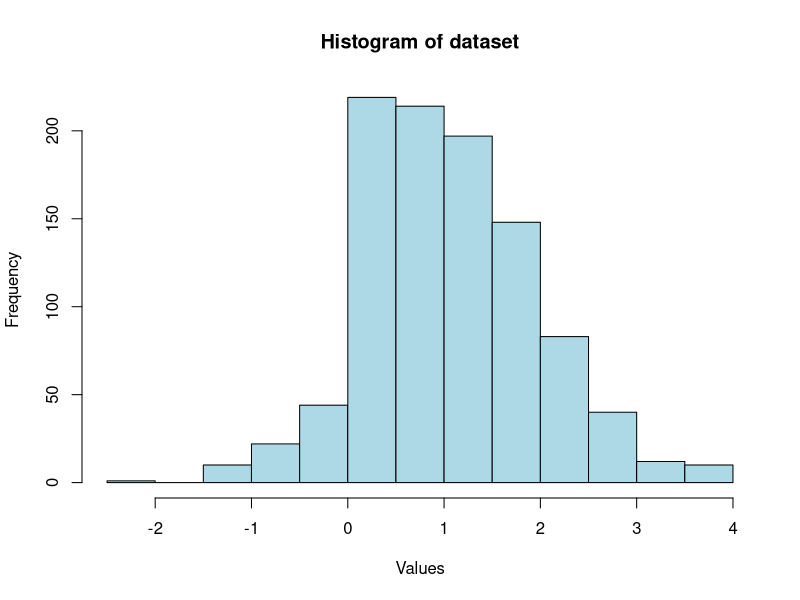
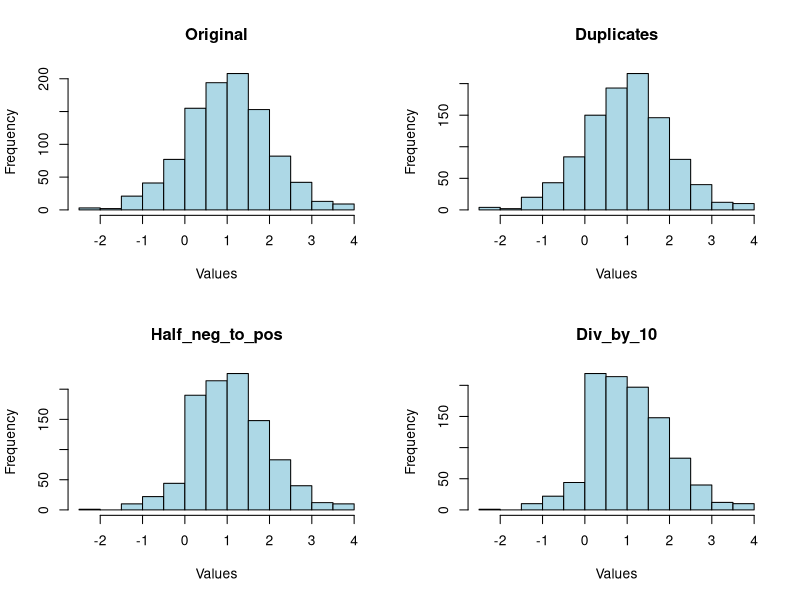

Write R code to recreate these figures, in order.
## ---- chunk 1
#| echo: false

# set the seed
# produce first sample of 900 observations from Normal distribution of mean 1 and sd 1
set.seed(111)
sample_data_900 <- rnorm(900, mean=1, sd=1)

# produce second sample of 100 observations from Normal distribution of mean 1 and sd 1
# produced using same seed
set.seed(111)
sample_data_100 <- rnorm(100, mean=1, sd=1)

# combine the two samples to produce sample of 1000 observations
combined_sample_1000 <- c(sample_data_900, sample_data_100)

# saving in a variable for further analysis
duplicates <- combined_sample_1000

# store the indices of negative values
neg_indices <- which(combined_sample_1000 < 0)

# change half of the negative draws to be positive
combined_sample_1000[neg_indices[1:(length(neg_indices)/2)]] <- abs(combined_sample_1000[neg_indices[1:(length(neg_indices)/2)]])

# saving in a variable for further analysis
half_neg_to_pos <- combined_sample_1000

# check the number of negative values left in the dataset
new_neg_indices <- which(combined_sample_1000<0)

# store the indices of observations >= 1 & <= 1.1
selected_indices <- which(combined_sample_1000 >= 1 & combined_sample_1000 <= 1.1)

# divide the values between 1 and 1.1 in the dataset by 10
combined_sample_1000[selected_indices] <- combined_sample_1000[selected_indices]/10

# saving in a variable for further analysis
div_by_10 <- combined_sample_1000

# check the number of values between 1 and 1.1 left in the dataset
new_selected_indices <- which(combined_sample_1000 >= 1 & combined_sample_1000 <= 1.1)

## ---- chunk 2
#| echo: false
hist(combined_sample_1000, main= "Histogram of dataset", xlab="Values", col="lightblue", border="black")
## ---- chunk 3
#| echo: false
t.test(combined_sample_1000, mu=0, alternative = "greater")
## ---- chunk 4
#| echo: false

# same seed used
set.seed(111)
original <- rnorm(1000, 1,1)
## ---- chunk 5
#| echo: false

# create a dataframe to store the 4 datasets
df<-data.frame(Original=original, Duplicates=duplicates, Half_neg_to_pos=half_neg_to_pos, Div_by_10=div_by_10)

# generate the summary statistics
summary_stats <- data.frame(Median=apply(df,2,median),
                           Mean=apply(df,2,mean),
                           SD=apply(df,2,sd))

summary_stats
## ---- chunk 6
#| echo: false

par(mfrow=c(2,2))
for (col in colnames(df)){
  hist(df[[col]],main=col, xlab="Values", col="lightblue", border="black")
}

par(mfrow=c(1,1))
